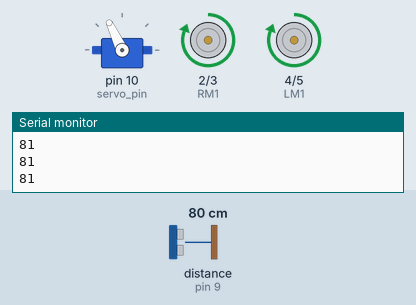
Simulated run of this sketch. Board: Arduino Uno, built with avr-gcc and run on an emulated ATmega328P. Parts: servo, motor-driver pin pairs drawn as motors (green arrow = first pin HIGH = forward, orange = second pin HIGH = backward, longer = more drive), the last lines printed to the serial monitor. Inputs (shaded band) come from the test bench; at power-on: distance to the obstacle (sensor on pin 9) 80 cm.

Above: at 1.5 s.
1.6 s: distance to the obstacle (sensor on pin 9) set to 17 cm
3.1 s: distance to the obstacle (sensor on pin 9) set to 14 cm
At 5.1 s:
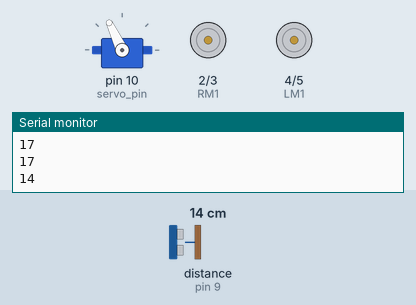
At 5.8 s:
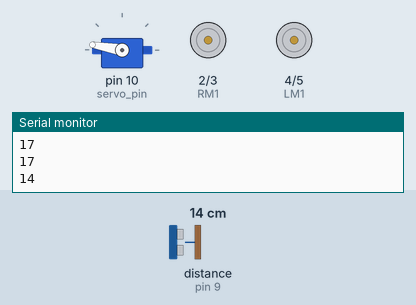
9.1 s: distance to the obstacle (sensor on pin 9) set to 18 cm
12.1 s: distance to the obstacle (sensor on pin 9) set to 2 cm
At 13.5 s:
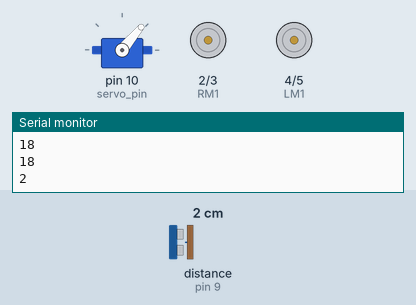
15.1 s: distance to the obstacle (sensor on pin 9) set to 35 cm
Timing chart, 0 to 17.6 s (numbered marks = the images above; inputs shaded):
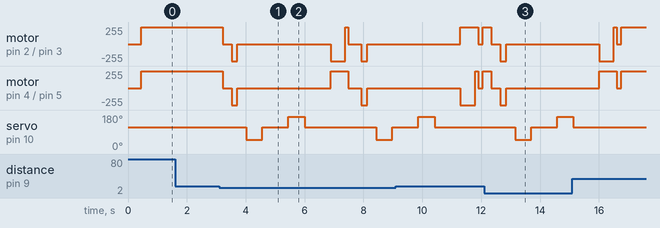

Measured:
- the behaviour switches between 16 and 15 cm on distance to the obstacle (sensor on pin 9) (found by bisection; images 0 and 1)
- after the input at 12.1 s, motor on pin 2 (RM1) / pin 3 (RM2), motor on pin 4 (LM1) / pin 5 (LM2): forward 255/255 → stopped after 0.25 s, → backward 255/255 0.30 s later, → stopped 0.20 s later; servo on pin 10 (servo_pin): 115° → 50° after 1.1 s, → 115° 0.55 s later, → 170° 0.88 s later

The sketch:

ULTRASONIC_SERVO_MAIN.ino
```cpp
#include <Servo.h>
#include <NewPing.h>

#define LM1 4
#define LM2 5
#define RM1 2
#define RM2 3
#define TP 8
#define EP 9
#define maximum_distance 200
boolean movestraight=false;
int distance=100;
NewPing sonar(TP,EP,maximum_distance);
Servo servo_pin;


void setup()
{
  pinMode(LM1, OUTPUT);
  pinMode(LM2,OUTPUT);
  pinMode(RM1,OUTPUT);
  pinMode(RM2,OUTPUT);
  servo_pin.attach(10);
  servo_pin.write(115);
  delay(200);
  distance=readPing();
  delay(100);
  Serial.begin(9600);
}

void loop() {
  int distanceright=0;
  int distanceleft=0;
  delay(100);
  Serial.println(distance);
  if (distance<=15)
  {

    movestop();
    delay(300);
   movebackward();
   delay(200);
    movestop();
   delay(300);
    distanceright=lookright();
    delay(880);
    distanceleft=lookleft();
    delay(880);
    if (distance>=distanceleft){

      turnright();
      delay(100);
      movestop();
    }
    else{
      turnleft();
      delay(100);
      movestop();
    }
  }
  else{
    moveforward();
  }
  distance=readPing();
}

int lookright()
{
  servo_pin.write(50);
  delay(400);
  int distance=readPing();
  delay(100);
  servo_pin.write(115);
  return distance;
}

int lookleft()
{
  servo_pin.write(170);
  delay(400);
  int distance=readPing();
  delay(100);
  servo_pin.write(115);
  return distance;
}

int readPing()
{
    delay(50);
    int cm=sonar.ping_cm();
    if (cm==0){
      cm=250;}
      return cm;
}

void movestop()
{
      digitalWrite(RM1,LOW);
      digitalWrite(RM2,LOW);
      digitalWrite(LM1,LOW);
      digitalWrite(LM2,LOW);

}
void moveforward()
{
  if (!movestraight){
    movestraight=true;
    digitalWrite(RM1,HIGH);
    digitalWrite(RM2,LOW);
    digitalWrite(LM1,HIGH);
    digitalWrite(LM2,LOW);
    }
}

void movebackward()
{
    movestraight=false;
    digitalWrite(RM1,LOW);
    digitalWrite(RM2,HIGH);
    digitalWrite(LM1,LOW);
    digitalWrite(LM2,HIGH);

}

void turnright()
{
    digitalWrite(RM1,LOW);
    digitalWrite(RM2,HIGH);
    digitalWrite(LM1,HIGH);
    digitalWrite(LM2,LOW);
    delay(500);
     digitalWrite(RM1,HIGH);
    digitalWrite(RM2,LOW);
    digitalWrite(LM1,HIGH);
    digitalWrite(LM2,LOW);
}

void turnleft()
{
    digitalWrite(RM1,HIGH);
    digitalWrite(RM2,LOW);
    digitalWrite(LM1,LOW);
    digitalWrite(LM2,HIGH);
    delay(500);
     digitalWrite(RM1,HIGH);
    digitalWrite(RM2,LOW);
    digitalWrite(LM1,HIGH);
    digitalWrite(LM2,LOW);
}
```
